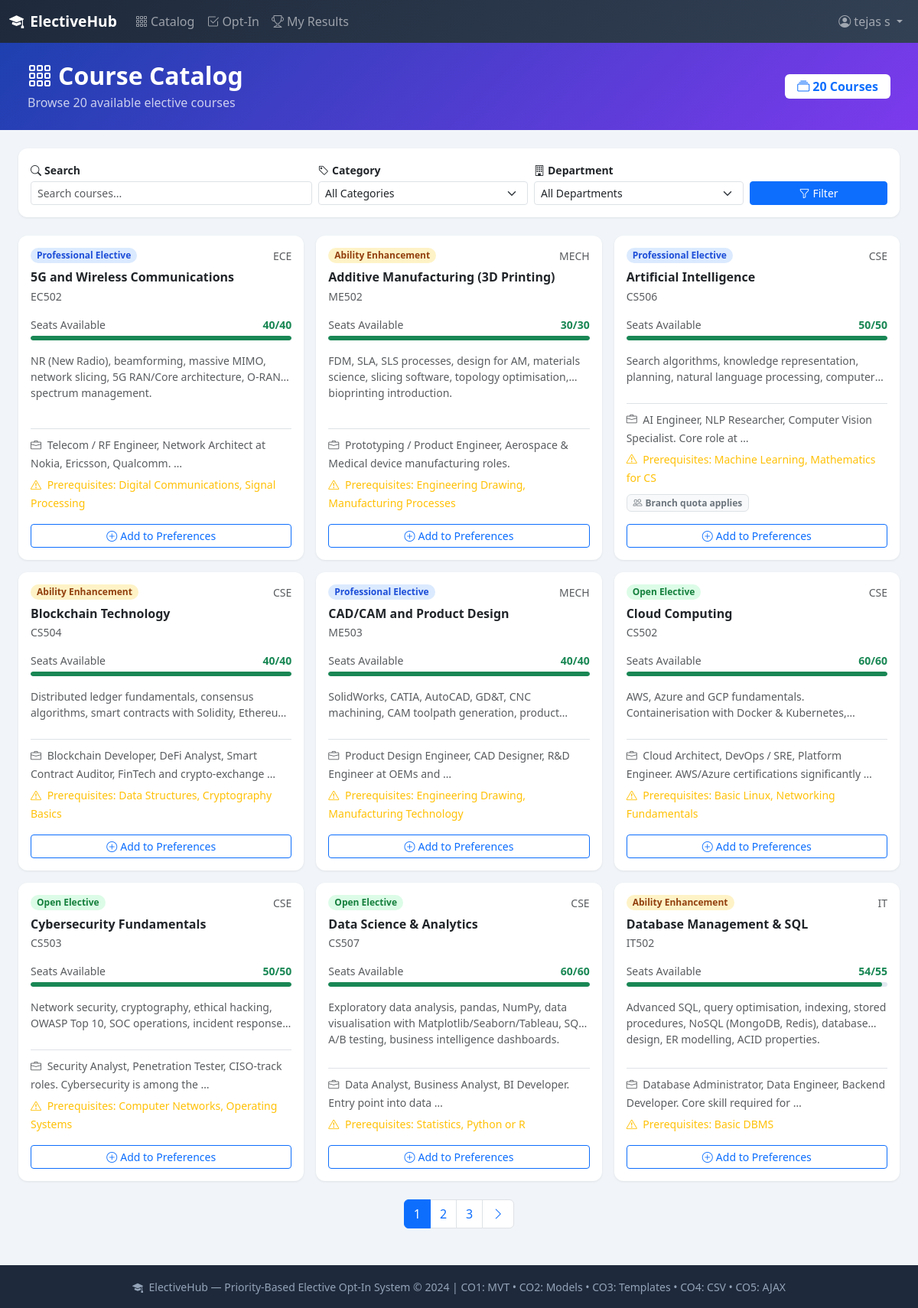
The page / (signed in) on the database its author committed.
### electives/models.py (models this page shows, shortened)
class Course(models.Model):
    CATEGORY_CHOICES = [
        ('professional', 'Professional Elective'),
        ('open', 'Open Elective'),
        ('ability', 'Ability Enhancement'),
    ]
    title = models.CharField(max_length=200)
    code = models.CharField(max_length=20, unique=True)
    category = models.CharField(max_length=20, choices=CATEGORY_CHOICES, default='open')
    department = models.ForeignKey(Department, on_delete=models.CASCADE, related_name='courses')
    salient_features = models.TextField(help_text="Key highlights and topics covered")
    job_perspective = models.TextField(help_text="Career opportunities this course opens")
    prerequisites = models.TextField(blank=True, help_text="Required prior knowledge/courses")
    total_seats = models.PositiveIntegerField(default=30)
    available_seats = models.PositiveIntegerField(default=30)
    semester_offered = models.PositiveIntegerField(default=5, help_text="Which semester this is offered")
    branch_quota = models.JSONField(
        default=dict,
        blank=True,
        help_text='Branch-wise seat limits. E.g. {"CSE": 10, "ECE": 5}'
    )
    is_active = models.BooleanField(default=True)
    created_at = models.DateTimeField(auto_now_add=True)
    class Meta:
        ordering = ['title']
    @property
    def is_full(self):
        return self.available_seats <= 0

class Department(models.Model):
    name = models.CharField(max_length=100)
    code = models.CharField(max_length=10, unique=True)

### electives/views.py (the view, shortened to what this page needs)
# urls.py: path('', views.CatalogView.as_view(), name='home'),
class CatalogView(LoginRequiredMixin, View):
    def get(self, request):
        form = CourseFilterForm(request.GET)
        courses = Course.objects.filter(is_active=True).select_related('department')
        if form.is_valid():
            category = form.cleaned_data.get('category')
            department = form.cleaned_data.get('department')
            search = form.cleaned_data.get('search')
            if category:
                courses = courses.filter(category=category)
            if department:
                courses = courses.filter(
                    Q(department__name__icontains=department) |
                    Q(department__code__icontains=department)
                )
        paginator = Paginator(courses, 9)
        page_obj = paginator.get_page(request.GET.get('page'))
        departments = Department.objects.all()
        return render(request, 'electives/catalog.html', {
            'page_obj': page_obj,
            'form': form,
            'departments': departments,
            'total_count': courses.count(),
        })

### electives/forms.py
class CourseFilterForm(forms.Form):
    CATEGORY_CHOICES = [('', 'All Categories')] + Course.CATEGORY_CHOICES
    category = forms.ChoiceField(choices=CATEGORY_CHOICES, required=False, label="Category")
    department = forms.CharField(required=False, label="Department")
    search = forms.CharField(required=False, label="Search", widget=forms.TextInput(
        attrs={'placeholder': 'Search courses...'}
    ))

### templates/electives/catalog.html (shortened to what this page needs)
{% extends 'base.html' %}
{% block content %}
<div class="hero-gradient text-white py-4 px-4 mb-4">
    <div class="container-fluid">
        <div class="row align-items-center">
            <div class="col">
                <h2 class="fw-bold mb-1"><i class="bi bi-grid-3x3-gap me-2"></i>Course Catalog</h2>
                <p class="mb-0 opacity-75">Browse {{ total_count }} available elective courses</p>
            </div>
            <div class="col-auto">
                <span class="badge bg-white text-primary fs-6 px-3 py-2">
                    <i class="bi bi-collection me-1"></i>{{ total_count }} Courses
                </span>
            </div>
        </div>
    </div>
</div>
<div class="container-fluid px-4">
    <div class="card mb-4">
        <div class="card-body py-3">
            <form method="get" id="filterForm">
                <div class="row g-2 align-items-end">
                    <div class="col-md-4">
                        <label class="form-label small fw-semibold mb-1">
                            <i class="bi bi-search me-1"></i>Search
                        </label>
                        {{ form.search }}
                    </div>
                    <div class="col-md-3">
                        <label class="form-label small fw-semibold mb-1">
                            <i class="bi bi-tag me-1"></i>Category
                        </label>
                        <select name="category" class="form-select form-select-sm" onchange="this.form.submit()">
                            <option value="">All Categories</option>
                        </select>
                    </div>
                    <div class="col-md-3">
                        <label class="form-label small fw-semibold mb-1">
                            <i class="bi bi-building me-1"></i>Department
                        </label>
                        <select name="department" class="form-select form-select-sm" onchange="this.form.submit()">
                            <option value="">All Departments</option>
                        </select>
                    </div>
                    <div class="col-md-2">
                        <button type="submit" class="btn btn-primary btn-sm w-100">
                            <i class="bi bi-funnel me-1"></i>Filter
                        </button>
                    </div>
                </div>
            </form>
        </div>
    </div>
    {% if page_obj %}
    <div class="row g-3" id="courseGrid">
        {% for course in page_obj %}
        <div class="col-md-6 col-lg-4">
            <div class="card h-100 course-card">
                <div class="card-body d-flex flex-column">
                    <div class="d-flex justify-content-between align-items-start mb-2">
                        <span class="badge badge-{{ course.category }} px-2 py-1 rounded-pill small">
                            {{ course.get_category_display }}
                        </span>
                        <span class="text-muted small">{{ course.department.code }}</span>
                    </div>
                    <h6 class="fw-bold mb-1">{{ course.title }}</h6>
                    <p class="text-muted small mb-0">{{ course.code }}</p>
                    <div class="my-3">
                        <div class="d-flex justify-content-between small mb-1">
                            <span class="text-muted">Seats Available</span>
                            <span class="fw-semibold seat-text-{{ course.id }}"
                                  data-course-id="{{ course.id }}"
                                  id="seat-text-{{ course.id }}">
                                {% if course.is_full %}
                                    <span class="text-danger">Full</span>
                                {% else %}
                                    <span class="text-success">{{ course.available_seats }}/{{ course.total_seats }}</span>
                                {% endif %}
                            </span>
                        </div>
                        <div class="seat-bar">
                            <div class="seat-bar-fill {% if course.is_full %}bg-danger{% elif course.available_seats < course.total_seats|divisibleby:4 %}bg-warning{% else %}bg-success{% endif %}"
                                 id="seat-bar-{{ course.id }}"
                                 style="width: {% widthratio course.available_seats course.total_seats 100 %}%">
                            </div>
                        </div>
                    </div>
                    <p class="small text-muted flex-grow-1" style="overflow:hidden;display:-webkit-box;-webkit-line-clamp:2;-webkit-box-orient:vertical">
                        {{ course.salient_features }}
                    </p>
                    <div class="mt-2 pt-2 border-top">
                        <small class="text-muted">
                            <i class="bi bi-briefcase me-1"></i>
                            {{ course.job_perspective|truncatewords:10 }}
                        </small>
                    </div>
                    {% if course.prerequisites %}
                    <div class="mt-1">
                        <small class="text-warning">
                            <i class="bi bi-exclamation-triangle me-1"></i>
                            Prerequisites: {{ course.prerequisites|truncatewords:8 }}
                        </small>
                    </div>
                    {% endif %}
                    {% if course.branch_quota %}
                    <div class="mt-2">
                        <span class="badge bg-light text-secondary border small">
                            <i class="bi bi-people me-1"></i>Branch quota applies
                        </span>
                    </div>
                    {% endif %}
                </div>
                <div class="card-footer bg-transparent border-top-0 pt-0 pb-3 px-3">
                    <a href="{% url 'submit_preference' %}" class="btn btn-outline-primary btn-sm w-100">
                        <i class="bi bi-plus-circle me-1"></i>Add to Preferences
                    </a>
                </div>
            </div>
        </div>
        {% endfor %}
    </div>
    {% if page_obj.has_other_pages %}
    <nav class="mt-4">
        <ul class="pagination justify-content-center">
            {% for num in page_obj.paginator.page_range %}
            <li class="page-item {% if page_obj.number == num %}active{% endif %}">
                <a class="page-link" href="?{% if request.GET.urlencode %}{{ request.GET.urlencode }}&{% endif %}page={{ num }}">{{ num }}</a>
            </li>
            {% endfor %}
            {% if page_obj.has_next %}
            <li class="page-item">
                <a class="page-link" href="?{% if request.GET.urlencode %}{{ request.GET.urlencode }}&{% endif %}page={{ page_obj.next_page_number }}">
                    <i class="bi bi-chevron-right"></i>
                </a>
            </li>
            {% endif %}
        </ul>
    </nav>
    {% endif %}
    {% endif %}
</div>
{% endblock %}

### templates/base.html (shortened to what this page needs)
<!DOCTYPE html>
<html lang="en">
<head>
    <link href="https://cdn.jsdelivr.net/npm/bootstrap@5.3.2/dist/css/bootstrap.min.css" rel="stylesheet">
    <link rel="stylesheet" href="https://cdn.jsdelivr.net/npm/bootstrap-icons@1.11.1/font/bootstrap-icons.css">
</head>
<body>
<nav class="navbar navbar-expand-lg navbar-dark">
    <div class="container-fluid">
        <a class="navbar-brand" href="{% url 'catalog' %}">
            <i class="bi bi-mortarboard-fill me-2"></i>ElectiveHub
        </a>
        <div class="collapse navbar-collapse" id="navbarNav">
            <ul class="navbar-nav me-auto">
                <li class="nav-item">
                    <a class="nav-link {% if request.resolver_match.url_name == 'catalog' %}active{% endif %}" href="{% url 'catalog' %}">
                        <i class="bi bi-grid-3x3-gap me-1"></i>Catalog
                    </a>
                </li>
                {% if user.is_authenticated and not user.is_staff %}
                <li class="nav-item">
                    <a class="nav-link {% if request.resolver_match.url_name == 'submit_preference' %}active{% endif %}" href="{% url 'submit_preference' %}">
                        <i class="bi bi-check2-square me-1"></i>Opt-In
                    </a>
                </li>
                <li class="nav-item">
                    <a class="nav-link {% if request.resolver_match.url_name == 'results' %}active{% endif %}" href="{% url 'results' %}">
                        <i class="bi bi-trophy me-1"></i>My Results
                    </a>
                </li>
                {% endif %}
            </ul>
            <ul class="navbar-nav">
                {% if user.is_authenticated %}
                <li class="nav-item dropdown">
                    <a class="nav-link dropdown-toggle" href="#" data-bs-toggle="dropdown">
                        <i class="bi bi-person-circle me-1"></i>{{ user.get_full_name|default:user.username }}
                    </a>
                </li>
                {% else %}
                <li class="nav-item"><a class="nav-link" href="{% url 'login' %}">Login</a></li>
                <li class="nav-item"><a class="btn btn-sm btn-primary ms-2" href="{% url 'register' %}">Register</a></li>
                {% endif %}
            </ul>
        </div>
    </div>
</nav>
<main>
    {% block content %}{% endblock %}
</main>
<footer class="py-3 mt-5">
    <div class="container text-center">
        <small>
            <i class="bi bi-mortarboard-fill me-1"></i>
            ElectiveHub &mdash; Priority-Based Elective Opt-In System &copy; 2024
            | CO1: MVT &bull; CO2: Models &bull; CO3: Templates &bull; CO4: CSV &bull; CO5: AJAX
        </small>
    </div>
</footer>
</body>
</html>

### templates/base.html (style rules this page uses)
:root { --primary: #2563eb; --secondary: #7c3aed; --success: #16a34a; --warning: #d97706; --dark: #1e293b; }
body { background: #f1f5f9; font-family: 'Segoe UI', sans-serif; }
.navbar { background: linear-gradient(135deg, var(--dark), #334155) !important; }
.navbar-brand { font-weight: 700; font-size: 1.2rem; }
.card { border: none; border-radius: 12px; box-shadow: 0 1px 3px rgba(0,0,0,0.08); }
.badge-professional { background: #dbeafe; color: #1d4ed8; }
.badge-open { background: #dcfce7; color: #15803d; }
.badge-ability { background: #fef3c7; color: #92400e; }
.seat-bar { height: 6px; border-radius: 3px; background: #e2e8f0; overflow: hidden; }
.seat-bar-fill { height: 100%; border-radius: 3px; transition: width 0.3s; }
.hero-gradient { background: linear-gradient(135deg, #1e40af, #7c3aed); }
footer { background: var(--dark); color: #94a3b8; }

### rows shown on the page
Course: category "Professional Elective", department.code "ECE", title "5G and Wireless Communications", code "EC502", available_seats "40", total_seats "40", salient_features "NR (New Radio), beamforming, massive MIMO, network slicing, 5G RAN/Core architecture, O-RAN, spectrum management.", job_perspective "Telecom / RF Engineer, Network Architect at Nokia, Ericsson, Qualcomm. …", prerequisites "Digital Communications, Signal Processing"
Course: category "Ability Enhancement", department.code "MECH", title "Additive Manufacturing (3D Printing)", code "ME502", available_seats "30", total_seats "30", salient_features "FDM, SLA, SLS processes, design for AM, materials science, slicing software, topology optimisation, bioprinting introduction.", job_perspective "Prototyping / Product Engineer, Aerospace & Medical device manufacturing roles.", prerequisites "Engineering Drawing, Manufacturing Processes"
Course: category "Professional Elective", department.code "CSE", title "Artificial Intelligence", code "CS506", available_seats "50", total_seats "50", salient_features "Search algorithms, knowledge representation, planning, natural language processing,…", job_perspective "AI Engineer, NLP Researcher, Computer Vision Specialist. Core role at …", prerequisites "Machine Learning, Mathematics for CS", shows "Branch quota applies"
Course: category "Ability Enhancement", department.code "CSE", title "Blockchain Technology", code "CS504", available_seats "40", total_seats "40", salient_features "Distributed ledger fundamentals, consensus algorithms, smart contracts with Solidity,…", job_perspective "Blockchain Developer, DeFi Analyst, Smart Contract Auditor, FinTech and crypto-exchange …", prerequisites "Data Structures, Cryptography Basics"
Course: category "Professional Elective", department.code "MECH", title "CAD/CAM and Product Design", code "ME503", available_seats "40", total_seats "40", salient_features "SolidWorks, CATIA, AutoCAD, GD&T, CNC machining, CAM toolpath generation,…", job_perspective "Product Design Engineer, CAD Designer, R&D Engineer at OEMs and …", prerequisites "Engineering Drawing, Manufacturing Technology"
Course: category "Open Elective", department.code "CSE", title "Cloud Computing", code "CS502", available_seats "60", total_seats "60", salient_features "AWS, Azure and GCP fundamentals. Containerisation with Docker &…", job_perspective "Cloud Architect, DevOps / SRE, Platform Engineer. AWS/Azure certifications significantly …", prerequisites "Basic Linux, Networking Fundamentals"
Course: category "Open Elective", department.code "CSE", title "Cybersecurity Fundamentals", code "CS503", available_seats "50", total_seats "50", salient_features "Network security, cryptography, ethical hacking, OWASP Top 10, SOC operations, incident…", job_perspective "Security Analyst, Penetration Tester, CISO-track roles. Cybersecurity is among the …", prerequisites "Computer Networks, Operating Systems"
Course: category "Open Elective", department.code "CSE", title "Data Science & Analytics", code "CS507", available_seats "60", total_seats "60", salient_features "Exploratory data analysis, pandas, NumPy, data visualisation with Matplotlib/Seaborn/Tableau, SQL, A/B testing, business intelligence dashboards.", job_perspective "Data Analyst, Business Analyst, BI Developer. Entry point into data …", prerequisites "Statistics, Python or R"
Course: category "Ability Enhancement", department.code "IT", title "Database Management & SQL", code "IT502", available_seats "54", total_seats "55", salient_features "Advanced SQL, query optimisation, indexing, stored procedures, NoSQL (MongoDB, Redis), database design, ER modelling, ACID properties.", job_perspective "Database Administrator, Data Engineer, Backend Developer. Core skill required for …", prerequisites "Basic DBMS"

### other values the page prints
{{ user.get_full_name|default:user.username }} "tejas s"
{{ total_count }} "20"
{{ num }} "1" "2" "3"
